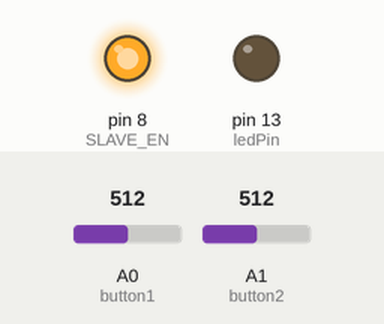
Recording of a sketch running on a simulated Arduino Uno, built with avr-gcc and run on an emulated ATmega328P. On the bench: output pins drawn as LEDs (lit = HIGH). Inputs (shaded band) come from the test bench; at power-on: A0 (button1) = 512, A1 (button2) = 512. What the sketch prints to the serial monitor is not drawn.

Above: at 0.05 s.
Timing chart, 0 to 3.0 s (numbered marks = the images above):
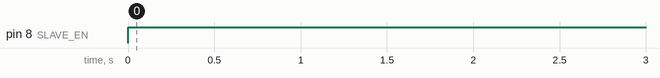

The sketch:

Current_sensor_slave_RS485.ino
```cpp
#define SLAVE_EN  8
const int button1 = A0;
const int button2 = A1;
const int ledPin =  13;
int firstbuttonState = 0;// Variable to store Receive string
int secondbuttonState = 0;// Variable to store Receive string

void setup() {
  pinMode(ledPin, OUTPUT);                        // Declare LED pin as output
  pinMode(SLAVE_EN, OUTPUT);                   // Declare Enable pin as output
  pinMode(button1, INPUT);
  Serial.begin(9600);                           // set serial communication baudrate
  digitalWrite(SLAVE_EN, LOW);               // Make Enable pin low, Receiving mode ON
}

void loop() {
  firstbuttonState = analogRead(button1);
  if (firstbuttonState >= 10)
  {
    digitalWrite(SLAVE_EN , HIGH);
    delay(5);
    Serial.println("First_sensor");
    delay(100);
    //    Serial.flush();
    digitalWrite(SLAVE_EN , LOW);
  }
  secondbuttonState = analogRead(button2);
  if (secondbuttonState >= 10)
  {
    digitalWrite(SLAVE_EN , HIGH);
    delay(5);
    Serial.println("Second_sensor");
    delay(100);
    //    Serial.flush();
    digitalWrite(SLAVE_EN , LOW);
  }
}
```

Measured:
- by itself, pin 8 (SLAVE_EN): LOW → HIGH at 0.00 s
